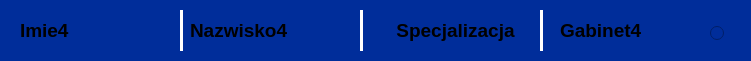
     <widget class="QFrame" name="frame_28">
      <property name="geometry">
       <rect>
        <x>10</x>
        <y>220</y>
        <width>751</width>
        <height>61</height>
       </rect>
      </property>
      <property name="styleSheet">
       <string notr="true">background-color: rgb(0, 45, 154);
border-radius: 10px;</string>
      </property>
      <property name="frameShape">
       <enum>QFrame::Shape::StyledPanel</enum>
      </property>
      <property name="frameShadow">
       <enum>QFrame::Shadow::Raised</enum>
      </property>
      <widget class="Line" name="line_31">
       <property name="geometry">
        <rect>
         <x>360</x>
         <y>10</y>
         <width>3</width>
         <height>41</height>
        </rect>
       </property>
       <property name="styleSheet">
        <string notr="true">background-color: white;</string>
       </property>
       <property name="orientation">
        <enum>Qt::Orientation::Vertical</enum>
       </property>
      </widget>
      <widget class="Line" name="line_32">
       <property name="geometry">
        <rect>
         <x>540</x>
         <y>10</y>
         <width>3</width>
         <height>41</height>
        </rect>
       </property>
       <property name="styleSheet">
        <string notr="true">background-color: white;</string>
       </property>
       <property name="orientation">
        <enum>Qt::Orientation::Vertical</enum>
       </property>
      </widget>
      <widget class="QLabel" name="label_57">
       <property name="geometry">
        <rect>
         <x>380</x>
         <y>10</y>
         <width>151</width>
         <height>41</height>
        </rect>
       </property>
       <property name="font">
        <font>
         <pointsize>14</pointsize>
         <bold>true</bold>
        </font>
       </property>
       <property name="layoutDirection">
        <enum>Qt::LayoutDirection::LeftToRight</enum>
       </property>
       <property name="styleSheet">
        <string notr="true"/>
       </property>
       <property name="text">
        <string>Specjalizacja</string>
       </property>
       <property name="textFormat">
        <enum>Qt::TextFormat::RichText</enum>
       </property>
       <property name="alignment">
        <set>Qt::AlignmentFlag::AlignCenter</set>
       </property>
      </widget>
      <widget class="QLabel" name="label_58">
       <property name="geometry">
        <rect>
         <x>20</x>
         <y>10</y>
         <width>81</width>
         <height>41</height>
        </rect>
       </property>
       <property name="font">
        <font>
         <pointsize>14</pointsize>
         <bold>true</bold>
        </font>
       </property>
       <property name="layoutDirection">
        <enum>Qt::LayoutDirection::LeftToRight</enum>
       </property>
       <property name="styleSheet">
        <string notr="true"/>
       </property>
       <property name="text">
        <string>Imie4</string>
       </property>
       <property name="textFormat">
        <enum>Qt::TextFormat::RichText</enum>
       </property>
       <property name="alignment">
        <set>Qt::AlignmentFlag::AlignLeading|Qt::AlignmentFlag::AlignLeft|Qt::AlignmentFlag::AlignVCenter</set>
       </property>
      </widget>
      <widget class="Line" name="line_33">
       <property name="geometry">
        <rect>
         <x>180</x>
         <y>10</y>
         <width>3</width>
         <height>41</height>
        </rect>
       </property>
       <property name="styleSheet">
        <string notr="true">background-color: white;</string>
       </property>
       <property name="orientation">
        <enum>Qt::Orientation::Vertical</enum>
       </property>
      </widget>
      <widget class="QLabel" name="label_59">
       <property name="geometry">
        <rect>
         <x>190</x>
         <y>10</y>
         <width>131</width>
         <height>41</height>
        </rect>
       </property>
       <property name="font">
        <font>
         <pointsize>14</pointsize>
         <bold>true</bold>
        </font>
       </property>
       <property name="layoutDirection">
        <enum>Qt::LayoutDirection::LeftToRight</enum>
       </property>
       <property name="styleSheet">
        <string notr="true"/>
       </property>
       <property name="text">
        <string>Nazwisko4</string>
       </property>
       <property name="textFormat">
        <enum>Qt::TextFormat::RichText</enum>
       </property>
       <property name="alignment">
        <set>Qt::AlignmentFlag::AlignLeading|Qt::AlignmentFlag::AlignLeft|Qt::AlignmentFlag::AlignVCenter</set>
       </property>
      </widget>
      <widget class="QLabel" name="label_69">
       <property name="geometry">
        <rect>
         <x>560</x>
         <y>10</y>
         <width>121</width>
         <height>41</height>
        </rect>
       </property>
       <property name="font">
        <font>
         <pointsize>14</pointsize>
         <bold>true</bold>
        </font>
       </property>
       <property name="layoutDirection">
        <enum>Qt::LayoutDirection::LeftToRight</enum>
       </property>
       <property name="styleSheet">
        <string notr="true"/>
       </property>
       <property name="text">
        <string>Gabinet4</string>
       </property>
       <property name="textFormat">
        <enum>Qt::TextFormat::RichText</enum>
       </property>
       <property name="alignment">
        <set>Qt::AlignmentFlag::AlignLeading|Qt::AlignmentFlag::AlignLeft|Qt::AlignmentFlag::AlignVCenter</set>
       </property>
      </widget>
      <widget class="QRadioButton" name="radioButton_7">
       <property name="geometry">
        <rect>
         <x>710</x>
         <y>20</y>
         <width>112</width>
         <height>26</height>
        </rect>
       </property>
       <property name="text">
        <string/>
       </property>
      </widget>
     </widget>
